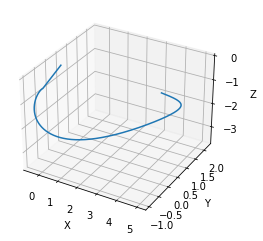

Source code (Python):
# -*- coding: utf-8 -*-
"""
Simulating the Path of a Photon Around a Black Hole using Null Geodesic Equations

@author: Abhisek Sarkar
"""

import numpy as np
from scipy.integrate import odeint
import matplotlib.pyplot as plt

# Define the null geodesic equations for a photon in the spacetime around a black hole
def null_geodesic_equations(y, t, mass):
    r, theta, phi, p_r, p_theta, p_phi = y
    dydt = [p_r, p_theta, p_phi, -mass/(r**2) + (mass*(p_theta**2 + p_phi**2))/(r**3), -p_r*p_theta/(r**2) - mass*np.cos(theta)/(r**3) + (mass*p_phi*np.cos(theta)*p_theta)/(r**4), -mass*np.sin(theta)*np.tan(phi)/(r**3) + (mass*p_phi*np.sin(theta)*p_theta)/(r**4)]
    return dydt

# Parameters for the black hole and the photon
mass = 1.0 # mass of the black hole in solar masses
y0 = [5.0, np.pi/2, 0, 0.1, 0.1, 0.1] # initial conditions for the photon
t = np.linspace(0, 100, 100000) # time values to solve the equations for

# Solve the null geodesic equations using the odeint function
solution = odeint(null_geodesic_equations, y0, t, args=(mass,), rtol=1e-9, atol=1e-9)

# Extract the position of the photon over time
r = solution[:, 0]
theta = solution[:, 1]
phi = solution[:, 2]

# Plot the path of the photon in 3D
fig = plt.figure()
ax = fig.add_subplot(111, projection='3d')
ax.plot(r*np.sin(theta)*np.cos(phi), r*np.sin(theta)*np.sin(phi), r*np.cos(theta))
ax.set_xlabel('X')
ax.set_ylabel('Y')
ax.set_zlabel('Z')
plt.show()
